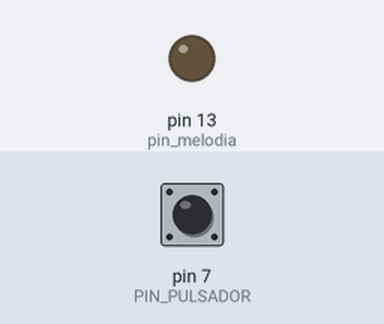
Bench run of a sketch on a simulated Arduino Uno, built with avr-gcc and run on an emulated ATmega328P. Shown: output pins drawn as LEDs (lit = HIGH). The inputs (shaded band) are chosen by the test bench; at power-on: pin 7 (PIN_PULSADOR) LOW.

Above: at 1.2 s.
1.3 s: pin 7 (PIN_PULSADOR) pulled HIGH for 0.15 s
At 2.5 s:
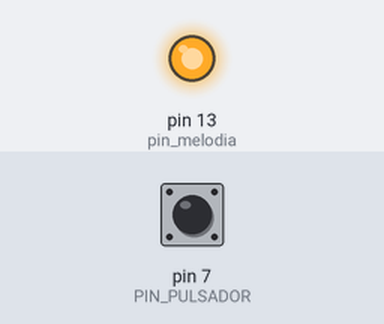
2.9 s: pin 7 (PIN_PULSADOR) pulled HIGH for 1 s
At 3.9 s:
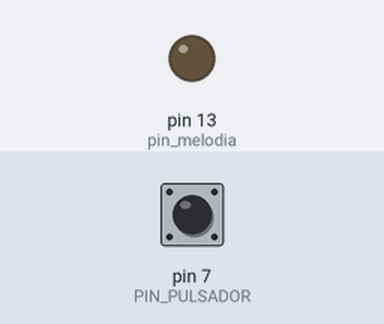
5.4 s: pin 7 (PIN_PULSADOR) pulled HIGH for 3.2 s
At 5.9 s:
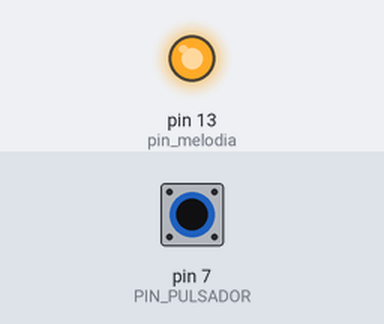
Timing chart, 0 to 8.4 s (numbered marks = the images above; inputs shaded):
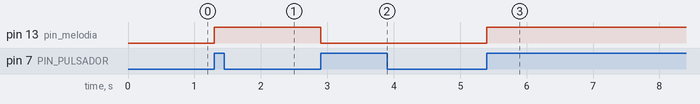

The sketch:

melodia.ino
```cpp
// Clase Jueves 24 de Febrero
// Sensor de melodia

// Programa para activar y desactivar el sensor de melodia FTB6
// usando un pulsador.

#define PIN_PULSADOR 7

int pulsador = 1;
int pulsador_ant = 0;
int melodia = 0;

void setup() {
  pinMode(PIN_PULSADOR, INPUT); // pin pulsador
  pinMode(13, OUTPUT);          // pin melodia
}

void loop() {
  pulsador_ant = pulsador;
  pulsador = digitalRead(PIN_PULSADOR);

  if (pulsador_ant == 0 && pulsador == 1) {
    melodia =~ melodia;
    digitalWrite(13, melodia);
  }
}
```

Measured:
- after the input at 1.3 s, pin 13 (pin_melodia): LOW → HIGH at once
- after the input at 2.9 s, pin 13 (pin_melodia): HIGH → LOW at once
- after the input at 5.4 s, pin 13 (pin_melodia): LOW → HIGH at once
